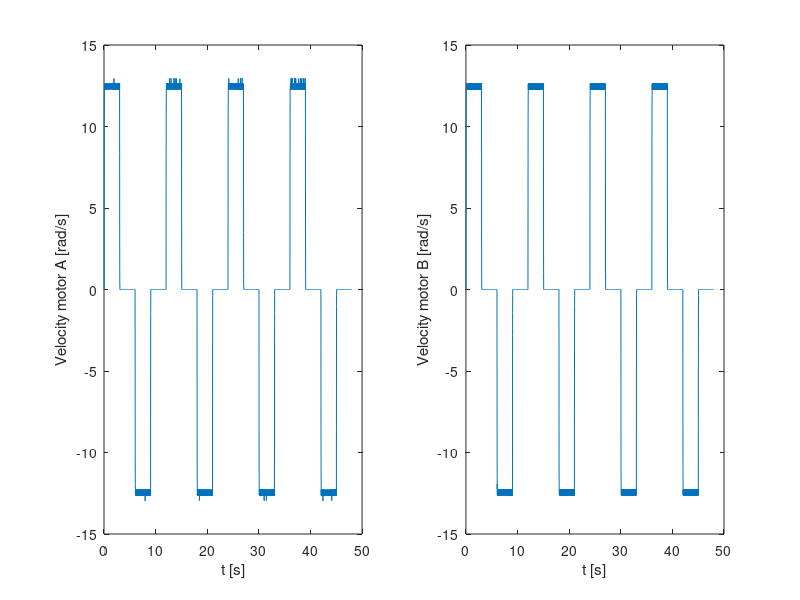

Here is the MATLAB script that generated this plot: (Note: this script raises an error after producing the figure.)
% close all
% csvfile = '../Data/recording9.csv';
% labels = strsplit(fileread(csvfile), '\n'); % Split file in lines
% labels = strsplit(labels{:, 2}, ', '); % Split and fetch the labels (they are in line 2 of every record)
% data = dlmread(csvfile, ',', 2, 0); % Data follows the labels
% 
% save data

load data.mat

% csvfile = '../Data/recording10(4V).csv';
% labels = strsplit(fileread(csvfile), '\n'); % Split file in lines
% labels = strsplit(labels{:, 2}, ', '); % Split and fetch the labels (they are in line 2 of every record)
% data10 = dlmread(csvfile, ',', 2, 0); % Data follows the labels
% 
% save data10

load data10.mat


% csvfile = '../Data/recording11(10V).csv';
% labels = strsplit(fileread(csvfile), '\n'); % Split file in lines
% labels = strsplit(labels{:, 2}, ', '); % Split and fetch the labels (they are in line 2 of every record)
% data11 = dlmread(csvfile, ',', 2, 0); % Data follows the labels
% 
% save data11

load data11.mat


% csvfile = '../Data/ground_step.csv';
% labels = strsplit(fileread(csvfile), '\n'); % Split file in lines
% labels = strsplit(labels{:, 2}, ', '); % Split and fetch the labels (they are in line 2 of every record)
% ground_step = dlmread(csvfile, ',', 2, 0); % Data follows the labels
% 
% save ground_step

load ground_step.mat

% csvfile = '../Data/ground_blokfuncties.csv';
% labels = strsplit(fileread(csvfile), '\n'); % Split file in lines
% labels = strsplit(labels{:, 2}, ', '); % Split and fetch the labels (they are in line 2 of every record)
% ground_blokfuncties = dlmread(csvfile, ',', 2, 0); % Data follows the labels
% 
% save ground_blokfuncties

load ground_blokfuncties.mat

%% Defining variables
voltageA = data(:,2);
voltageB = data(:,3);
positionA = data(:,4);
positionB = data(:,5);
va  = data(:, 6);
vb = data(:, 7);
t = data(:,10);
N = length(t);
num_periods = 4;
points_per_period = N/num_periods;
Ts = 0.01;
fs = 1/Ts;
f = [0:N-1]'*(fs/N); % arrays of frequencies, 0 to f_s Hz




%% Plotting data
% motor velocity plots
figure(1)
subplot(121)
plot(t, va)
ylabel('Velocity motor A [rad/s]')
xlabel('t [s]')

subplot(122)
plot(t, vb)
ylabel('Velocity motor B [rad/s]')
xlabel('t [s]')

sgtitle('Motor velocity')
print -depsc motor_velocity.eps

figure(2)
plot(t,[va, vb])
legend('va','vb')
ylabel('Velocity motor[rad/s]')
xlabel('t [s]')

% motor voltage plot
figure(3)
plot(t, voltageA);
ylabel('Input voltage [V]')
xlabel('t [s]')
sgtitle('Input voltage')
print -depsc input_voltage.eps

%% overlap the plot for different periods to appreciate the noise
% separate the different periods (one per column)
va_matrix = reshape(va,points_per_period,num_periods); %points_per_period= #rows, num_periods = #columns
vb_matrix = reshape(vb,points_per_period,num_periods);
voltageA_matrix = reshape(voltageA,points_per_period,num_periods);

% lets compute the mean of the signals across the periods to have a point of comparison to assess the noise
va_mean = mean(va_matrix,2); %average over dimension 2 (horizontal = over columns)
vb_mean = mean(vb_matrix,2);
voltageA_mean = mean(voltageA_matrix,2);

%repmat creates a large matrix containing of 1 by num_periods copies of
%va_mean, so 4 times next to each othes, always 1 vector high
dva_matrix = va_matrix - repmat(va_mean,1,num_periods); 
dvb_matrix = vb_matrix - repmat(vb_mean,1,num_periods); 
dvoltageA_matrix = voltageA_matrix - repmat(voltageA_mean,1,num_periods);

% plotting some interesting comparisons
figure(4),hold on
subplot(2,1,1),plot(t(1:points_per_period), va_matrix, 'LineWidth', 1) 
grid on
axis tight
xlabel('t  [s]')
ylabel('va  [m/s]')
subplot(2,1,2),plot(t(1:points_per_period), dva_matrix, 'LineWidth', 1)
grid on
axis tight
xlabel('t  [s]')
ylabel('\Delta va  [m/s]')
hold off

figure(5),hold on
subplot(2,1,1),plot(t(1:points_per_period), vb_matrix, 'LineWidth', 1) 
grid on
axis tight
xlabel('t  [s]')
ylabel('vb  [m/s]')
subplot(2,1,2),plot(t(1:points_per_period), dvb_matrix, 'LineWidth', 1)
grid on
axis tight
xlabel('t  [s]')
ylabel('\Delta vb  [m/s]')
hold off


figure(6),hold on
subplot(2,1,1),plot(t(1:points_per_period), voltageA_matrix, 'LineWidth', 1) 
grid on
axis tight
xlabel('t  [s]')
ylabel('voltageA  [V]')
subplot(2,1,2),plot(t(1:points_per_period), dvoltageA_matrix, 'LineWidth', 1)
grid on
axis tight
xlabel('t  [s]')
ylabel('\Delta voltageA  [V]')
hold off

%% 2.b) Least square method, no filtering (on motor A)

% H(z) = (b1*z+b2)/(z(z^2-a1z-a2))
% 
% collect the signals appearing in the difference equation
b1 = va(4:end); 
phi1 = [va(2:end-2), va(1:end-3), voltageA(2:end-2), voltageA(1:end-3)]; 
% perform the fit to get the desired parameters
theta1 = phi1\b1;

% build the identified model
Num1 = [0, theta1(3), theta1(4)];
Den1 = [1, -theta1(1), -theta1(2), 0];
sys_d1 = tf(Num1, Den1, Ts);

% compute the frequency response of the identified model
FRF1 = squeeze(freqresp(sys_d1,2*pi*f));
mag_1 = 20*log10(abs(FRF1));
phs_1 = 180/pi*unwrap(angle(FRF1)); 
phs_1 = 360*ceil(-phs_1(1)/360) + phs_1;

% plot the results
figure(7),hold on,
subplot(2,2,1),semilogx(f, mag_1)
grid on
xlim([f(1) f(end)])
xlabel('f  [Hz]')
ylabel('|FRF|  [m/s]')
legend('estimated','Location','SouthWest')
subplot(2,2,3),semilogx(f, phs_1)
grid on
xlim([f(1) f(end)])
xlabel('f  [Hz]')
ylabel('\phi(FRF)  [^\circ]')
legend('estimated','Location','SouthWest')





%% 2.d) Difference between respons of the simulated model and the real system

%Voorlopig gedaan met al gemeten input, in opgave staat met step input
x1 = lsim(sys_d1,voltageA,t);

subplot(2,2,2),plot(t,[va x1]);
legend('empirical','estimated','Location','SouthWest')
xlabel('time [s]')
ylabel('wheel speed [m/s]')
axis tight
subplot(2,2,4),plot(t,abs(va - x1))
legend('error')
xlabel('time [s]')
ylabel('displacement [m/s]')
axis tight

figure(8), hold on
pzmap(sys_d1)

%% %% 2.b) Least square method, no filtering (on motor A) DIFFERENT MODEL

%**** ook ng voor motor B!!!!

% suppose J = 0
% H(z) = b1/(z(z-a1))
% collect the signals appearing in the difference equation
b2 = va(3:end); 
phi2 = [va(2:end-1), voltageA(1:end-2)]; 
% perform the fit to get the desired parameters
theta2 = phi2\b2;

% build the identified model
Num2 = [theta2(2)];
Den2 = [1, -theta2(1), 0];
sys_d2 = tf(Num2, Den2, Ts);

% compute the frequency response of the identified model
FRF2 = squeeze(freqresp(sys_d2,2*pi*f));
mag_2 = 20*log10(abs(FRF2));
phs_2 = 180/pi*unwrap(angle(FRF2)); 
phs_2 = 360*ceil(-phs_2(1)/360) + phs_2;

% plot the results
figure(9),hold on,
subplot(2,2,1),semilogx(f, mag_2)
grid on
xlim([f(1) f(end)])
xlabel('f  [Hz]')
ylabel('|FRF|  [m/s] simple model')
legend('estimated','Location','SouthWest')
subplot(2,2,3),semilogx(f, phs_2)
grid on
xlim([f(1) f(end)])
xlabel('f  [Hz]')
ylabel('\phi(FRF)  [^\circ] simple model')
legend('estimated','Location','SouthWest')

%% 2.d) Difference between respons of the simulated model and the real system: SIMPLE MODEL

%Voorlopig gedaan met al gemeten input, in opgave staat met step input
va_est = lsim(sys_d2,voltageA,t);

subplot(2,2,2),plot(t,[va va_est]);
legend('empirical','estimated','Location','SouthWest')
xlabel('time [s]')
ylabel('wheel speed [m/s]')
axis tight
subplot(2,2,4),plot(t,abs(va - va_est))
legend('error')
xlabel('time [s]')
ylabel('displacement [m/s]')
axis tight

figure(10), hold on
pzmap(sys_d2)
%% 2.c) Filtering (for 1st model)

%Butterworth
% orde hoger dan orde systeem
% cutoff freq = bandwith van ongefilterde LSE
% te lage orde: te zwakke attenuation van hoge freq
% te hoge orde: te grote delay
% => kies 4e orde

% ******* Motor A *******

% define a low(band)-pass filter
cutoff = bandwidth(sys_d1)/(2*pi);
[B_filt,A_filt] = butter(4, cutoff*(2/fs));
h = fvtool(B_filt, A_filt);

% apply the filter to both input and output
va_filt = filter(B_filt, A_filt, va); 
voltageA_filt = filter(B_filt, A_filt, voltageA);

%repeat the identification
b1_filt = va_filt(4:end); 
phi1_filt = [va_filt(2:end-2), va_filt(1:end-3), voltageA_filt(2:end-2), voltageA_filt(1:end-3)]; 
theta1_filt = phi1_filt\b1_filt;
Num1_filt = [0, theta1_filt(3), theta1_filt(4)];
Den1_filt = [1, -theta1_filt(1), -theta1_filt(2), 0];
sys_d1_filt = tf(Num1_filt, Den1_filt, Ts);

% compute the frequency response of the new identified model
FRF1_filt = squeeze(freqresp(sys_d1_filt,2*pi*f));
mag_1_filt = 20*log10(abs(FRF1_filt));
phs_1_filt = 180/pi*unwrap(angle(FRF1_filt)); 
phs_1_filt = 360*ceil(-phs_1_filt(1)/360) + phs_1_filt;

% plot results
figure(11), hold on
sgtitle("LLS with low-pass filter applied to the input and output data")
subplot(2,2,1),semilogx(f, mag_1_filt)
grid on
xlim([f(1) f(end)])
xlabel('f  [Hz]')
ylabel('|FRF|  [m]')
legend('estimated','Location','SouthWest')
axis tight
subplot(2,2,3)
semilogx(f, phs_1_filt)
grid on
xlim([f(1) f(end)])
xlabel('f  [Hz]')
ylabel('\phi(FRF)  [^\circ]')
legend('estimated','Location','SouthWest')

%empirical
va_est_filt = lsim(sys_d1_filt, voltageA, t);

subplot(2,2,2),plot(t,[va va_est_filt]);
legend('empirical','estimated','Location','SouthWest')
xlabel('time [s]')
ylabel('wheel speed [m/s]')
axis tight
subplot(2,2,4),plot(t,abs(va - va_est_filt))
legend('error')
xlabel('time [s]')
ylabel('displacement [m/s]')
axis tight

figure(12),hold on
pzmap(sys_d1_filt)




%% 2.d) Superposition principle

va10  = data10(:, 6);
vb10 = data10(:, 7);
va11  = data11(:, 6);
vb11 = data11(:, 7);

figure(13)
subplot(121)
plot(t, [va + va10, va11])
ylabel('Velocity motor A [rad/s]')
xlabel('t [s]')
legend('va (6V) + va (4V)','va (10V)')

subplot(122)
plot(t, [vb + vb10, vb11])
ylabel('Velocity motor B [rad/s]')
xlabel('t [s]')
legend('vb (6V) + vb (4V)','vb (10V)')

% Clear difference

%% 3.a) Step input to cart on ground



va_gs  = ground_step(:, 6);
vb_gs = ground_step(:, 7);
va_gb  = ground_blokfuncties(:, 6);
vb_gb = ground_blokfuncties(:, 7);
t_gs = ground_step(:,10);

figure(14)
subplot(121)
plot(t_gs, va_gs)
ylabel('Velocity motor A [rad/s]')
xlabel('t [s]')

subplot(122)
plot(t_gs, vb_gs)
ylabel('Velocity motor B [rad/s]')
xlabel('t [s]')

sgtitle('Motor velocity for step input with cart on the ground')
print -depsc motor_velocity_groundstep.eps

figure(15)
subplot(121)
plot(t, va_gb)
ylabel('Velocity motor A [rad/s]')
xlabel('t [s]')

subplot(122)
plot(t, vb_gb)
ylabel('Velocity motor B [rad/s]')
xlabel('t [s]')

sgtitle('Motor velocity for alternating input with cart on the ground')
print -depsc motor_velocity_groundstep.eps